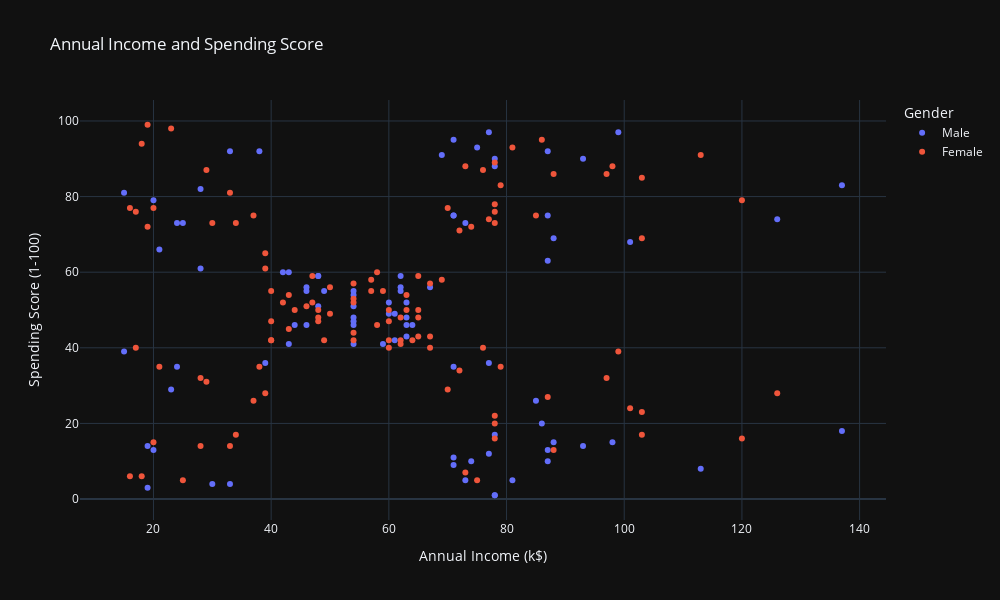

The notebook cell saved with this chart:
### Markdown cell above
## Income and Spending Score

### Code cell
fig = px.scatter(data_frame=data, x="Annual Income (k$)", y="Spending Score (1-100)", color="Gender",
                 title="Annual Income and Spending Score",
                 width=1000,
                 height=600)
fig.show()

### Figure 1 — Plotly figure (JSON) as saved in the notebook; plotly's stock layout.template omitted (floating-point values rounded to 4 significant figures)
{"data": [{"hovertemplate": "Gender=Male<br>Annual Income (k$)=%{x}<br>Spending Score (1-100)=%{y}<extra></extra>", "legendgroup": "Male", "marker": {"color": "#636efa", "symbol": "circle"}, "mode": "markers", "name": "Male", "orientation": "v", "showlegend": true, "x": [15, 15, 19, 19, 20, 20, 21, 23, 24, 24, 25, 28, 28, 30, 33, 33, 38, 39, 42, 43, 43, 44, 46, 46, 46, 48, 48, 48, 49, 54, 54, 54, 54, 54, 54, 54, 59, 60, 60, 61, 61, 62, 62, 62, 63, 63, 63, 63, 64, 67, 69, 71, 71, 71, 71, 71, 71, 73, 73, 74, 75, 77, 77, 77, 78, 78, 78, 78, 78, 81, 85, 86, 87, 87, 87, 87, 87, 88, 88, 93, 93, 98, 99, 101, 113, 126, 137, 137], "xaxis": "x", "y": [39, 81, 3, 14, 13, 79, 66, 29, 35, 73, 73, 82, 61, 4, 4, 92, 92, 36, 60, 60, 41, 46, 46, 56, 55, 51, 59, 59, 55, 47, 54, 48, 51, 55, 41, 46, 41, 49, 52, 42, 49, 59, 55, 56, 46, 43, 48, 52, 46, 56, 91, 35, 95, 11, 75, 9, 75, 5, 73, 10, 93, 12, 97, 36, 90, 17, 88, 1, 1, 5, 26, 20, 63, 13, 75, 10, 92, 15, 69, 14, 90, 15, 97, 68, 8, 74, 18, 83], "yaxis": "y", "type": "scatter"}, {"hovertemplate": "Gender=Female<br>Annual Income (k$)=%{x}<br>Spending Score (1-100)=%{y}<extra></extra>", "legendgroup": "Female", "marker": {"color": "#EF553B", "symbol": "circle"}, "mode": "markers", "name": "Female", "orientation": "v", "showlegend": true, "x": [16, 16, 17, 17, 18, 18, 19, 19, 20, 20, 21, 23, 25, 28, 28, 29, 29, 30, 33, 33, 34, 34, 37, 37, 38, 39, 39, 39, 40, 40, 40, 40, 42, 43, 43, 44, 46, 47, 47, 48, 48, 48, 49, 50, 50, 54, 54, 54, 54, 54, 57, 57, 58, 58, 59, 60, 60, 60, 60, 62, 62, 62, 63, 63, 64, 65, 65, 65, 65, 67, 67, 67, 69, 70, 70, 72, 72, 73, 73, 74, 75, 76, 76, 77, 78, 78, 78, 78, 78, 78, 78, 79, 79, 81, 85, 86, 87, 88, 88, 97, 97, 98, 99, 101, 103, 103, 103, 103, 113, 120, 120, 126], "xaxis": "x", "y": [6, 77, 40, 76, 6, 94, 72, 99, 15, 77, 35, 98, 5, 14, 32, 31, 87, 73, 14, 81, 17, 73, 26, 75, 35, 61, 28, 65, 55, 47, 42, 42, 52, 54, 45, 50, 51, 52, 59, 50, 48, 47, 42, 49, 56, 53, 52, 42, 44, 57, 58, 55, 60, 46, 55, 40, 42, 47, 50, 41, 48, 42, 50, 54, 42, 48, 50, 43, 59, 43, 57, 40, 58, 29, 77, 34, 71, 88, 7, 72, 5, 40, 87, 74, 22, 20, 76, 16, 89, 78, 73, 35, 83, 93, 75, 95, 27, 13, 86, 32, 86, 88, 39, 24, 17, 85, 23, 69, 91, 16, 79, 28], "yaxis": "y", "type": "scatter"}], "layout": {"xaxis": {"anchor": "y", "domain": [0.0, 1.0], "title": {"text": "Annual Income (k$)"}}, "yaxis": {"anchor": "x", "domain": [0.0, 1.0], "title": {"text": "Spending Score (1-100)"}}, "legend": {"title": {"text": "Gender"}, "tracegroupgap": 0}, "title": {"text": "Annual Income and Spending Score"}, "height": 600, "width": 1000}}
